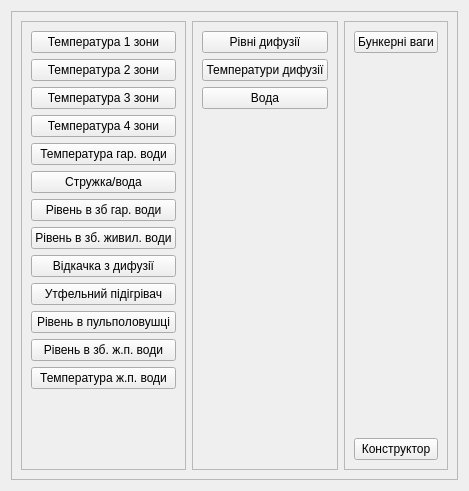
     <widget class="QWidget" name="tab_1">
      <attribute name="title">
       <string>Дифузія</string>
      </attribute>
      <layout class="QHBoxLayout" name="horizontalLayout_2">
       <item>
        <widget class="QFrame" name="frame">
         <property name="frameShape">
          <enum>QFrame::StyledPanel</enum>
         </property>
         <property name="frameShadow">
          <enum>QFrame::Raised</enum>
         </property>
         <layout class="QHBoxLayout" name="horizontalLayout">
          <item>
           <widget class="QFrame" name="frame_Reg">
            <property name="frameShape">
             <enum>QFrame::StyledPanel</enum>
            </property>
            <property name="frameShadow">
             <enum>QFrame::Sunken</enum>
            </property>
            <layout class="QVBoxLayout" name="verticalLayout">
             <item>
              <widget class="QPushButton" name="d1reg01_trend_0_0">
               <property name="text">
                <string>Температура 1 зони</string>
               </property>
              </widget>
             </item>
             <item>
              <widget class="QPushButton" name="d1reg02_trend_0_0">
               <property name="text">
                <string>Температура 2 зони</string>
               </property>
              </widget>
             </item>
             <item>
              <widget class="QPushButton" name="d1reg03_trend_0_0">
               <property name="text">
                <string>Температура 3 зони</string>
               </property>
              </widget>
             </item>
             <item>
              <widget class="QPushButton" name="d1reg04_trend_0_0">
               <property name="text">
                <string>Температура 4 зони</string>
               </property>
              </widget>
             </item>
             <item>
              <widget class="QPushButton" name="d1reg05_trend_0_0">
               <property name="text">
                <string>Температура гар. води</string>
               </property>
              </widget>
             </item>
             <item>
              <widget class="QPushButton" name="d1reg06_trend_0_0">
               <property name="text">
                <string>Стружка/вода</string>
               </property>
              </widget>
             </item>
             <item>
              <widget class="QPushButton" name="d1reg07_trend_0_0">
               <property name="text">
                <string>Рівень в зб гар. води</string>
               </property>
              </widget>
             </item>
             <item>
              <widget class="QPushButton" name="d1reg08_trend_0_0">
               <property name="text">
                <string>Рівень в зб. живил. води</string>
               </property>
              </widget>
             </item>
             <item>
              <widget class="QPushButton" name="d1reg09_trend_0_0">
               <property name="text">
                <string>Відкачка з дифузії</string>
               </property>
              </widget>
             </item>
             <item>
              <widget class="QPushButton" name="d1reg10_trend_0_0">
               <property name="text">
                <string>Утфельний підігрівач</string>
               </property>
              </widget>
             </item>
             <item>
              <widget class="QPushButton" name="d1reg11_trend_0_0">
               <property name="text">
                <string>Рівень в пульполовушці</string>
               </property>
              </widget>
             </item>
             <item>
              <widget class="QPushButton" name="d1reg13_trend_0_0">
               <property name="text">
                <string>Рівень в зб. ж.п. води</string>
               </property>
              </widget>
             </item>
             <item>
              <widget class="QPushButton" name="d1reg14_trend_0_0">
               <property name="text">
                <string>Температура ж.п. води</string>
               </property>
              </widget>
             </item>
             <item>
              <spacer name="verticalSpacer">
               <property name="orientation">
                <enum>Qt::Vertical</enum>
               </property>
               <property name="sizeHint" stdset="0">
                <size>
                 <width>20</width>
                 <height>71</height>
                </size>
               </property>
              </spacer>
             </item>
            </layout>
           </widget>
          </item>
          <item>
           <widget class="QFrame" name="frame_Val">
            <property name="frameShape">
             <enum>QFrame::StyledPanel</enum>
            </property>
            <property name="frameShadow">
             <enum>QFrame::Sunken</enum>
            </property>
            <layout class="QVBoxLayout" name="verticalLayout_2">
             <item>
              <widget class="QPushButton" name="d1level_trend_0_0">
               <property name="text">
                <string>Рівні дифузії</string>
               </property>
              </widget>
             </item>
             <item>
              <widget class="QPushButton" name="d1temp_trend_0_0">
               <property name="text">
                <string>Температури дифузії</string>
               </property>
              </widget>
             </item>
             <item>
              <widget class="QPushButton" name="d1water_trend_0_0">
               <property name="text">
                <string>Вода</string>
               </property>
              </widget>
             </item>
             <item>
              <spacer name="verticalSpacer_2">
               <property name="orientation">
                <enum>Qt::Vertical</enum>
               </property>
               <property name="sizeHint" stdset="0">
                <size>
                 <width>20</width>
                 <height>145</height>
                </size>
               </property>
              </spacer>
             </item>
            </layout>
           </widget>
          </item>
          <item>
           <widget class="QFrame" name="frame_Other">
            <property name="frameShape">
             <enum>QFrame::StyledPanel</enum>
            </property>
            <property name="frameShadow">
             <enum>QFrame::Sunken</enum>
            </property>
            <layout class="QVBoxLayout" name="verticalLayout_3">
             <item>
              <widget class="QPushButton" name="d1mass_trend_0_0">
               <property name="text">
                <string>Бункерні ваги</string>
               </property>
              </widget>
             </item>
             <item>
              <spacer name="verticalSpacer_3">
               <property name="orientation">
                <enum>Qt::Vertical</enum>
               </property>
               <property name="sizeHint" stdset="0">
                <size>
                 <width>20</width>
                 <height>145</height>
                </size>
               </property>
              </spacer>
             </item>
             <item>
              <widget class="QPushButton" name="construct_trend_0_0">
               <property name="text">
                <string>Конструктор</string>
               </property>
              </widget>
             </item>
            </layout>
           </widget>
          </item>
         </layout>
        </widget>
       </item>
      </layout>
     </widget>
